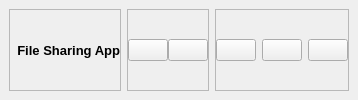
        <widget class="QWidget" name="headerContainer" native="true">
         <layout class="QHBoxLayout" name="horizontalLayout_4">
          <property name="spacing">
           <number>6</number>
          </property>
          <property name="leftMargin">
           <number>9</number>
          </property>
          <property name="topMargin">
           <number>9</number>
          </property>
          <property name="rightMargin">
           <number>9</number>
          </property>
          <property name="bottomMargin">
           <number>9</number>
          </property>
          <item alignment="Qt::AlignLeft">
           <widget class="QFrame" name="frame_5">
            <property name="frameShape">
             <enum>QFrame::StyledPanel</enum>
            </property>
            <property name="frameShadow">
             <enum>QFrame::Raised</enum>
            </property>
            <layout class="QHBoxLayout" name="horizontalLayout_7">
             <property name="spacing">
              <number>0</number>
             </property>
             <property name="leftMargin">
              <number>0</number>
             </property>
             <property name="topMargin">
              <number>0</number>
             </property>
             <property name="rightMargin">
              <number>0</number>
             </property>
             <property name="bottomMargin">
              <number>0</number>
             </property>
             <item>
              <widget class="QLabel" name="label_6">
               <property name="maximumSize">
                <size>
                 <width>30</width>
                 <height>30</height>
                </size>
               </property>
               <property name="text">
                <string/>
               </property>
               <property name="pixmap">
                <pixmap resource="resource.qrc">:/Images/ttl-loho.png</pixmap>
               </property>
               <property name="scaledContents">
                <bool>true</bool>
               </property>
              </widget>
             </item>
             <item>
              <widget class="QLabel" name="label_5">
               <property name="font">
                <font>
                 <pointsize>10</pointsize>
                 <weight>75</weight>
                 <bold>true</bold>
                </font>
               </property>
               <property name="text">
                <string>File Sharing App</string>
               </property>
               <property name="alignment">
                <set>Qt::AlignRight|Qt::AlignTrailing|Qt::AlignVCenter</set>
               </property>
              </widget>
             </item>
            </layout>
           </widget>
          </item>
          <item alignment="Qt::AlignHCenter">
           <widget class="QFrame" name="frame_6">
            <property name="frameShape">
             <enum>QFrame::StyledPanel</enum>
            </property>
            <property name="frameShadow">
             <enum>QFrame::Raised</enum>
            </property>
            <layout class="QHBoxLayout" name="horizontalLayout_6">
             <property name="spacing">
              <number>0</number>
             </property>
             <property name="leftMargin">
              <number>0</number>
             </property>
             <property name="topMargin">
              <number>0</number>
             </property>
             <property name="rightMargin">
              <number>0</number>
             </property>
             <property name="bottomMargin">
              <number>0</number>
             </property>
             <item>
              <widget class="QPushButton" name="notificationBtn">
               <property name="toolTip">
                <string>Notifications</string>
               </property>
               <property name="text">
                <string/>
               </property>
               <property name="icon">
                <iconset resource="resource.qrc">
                 <normaloff>:/icons/icons/bell.svg</normaloff>:/icons/icons/bell.svg</iconset>
               </property>
               <property name="iconSize">
                <size>
                 <width>24</width>
                 <height>24</height>
                </size>
               </property>
              </widget>
             </item>
             <item>
              <widget class="QPushButton" name="profileBtn">
               <property name="toolTip">
                <string>Profile</string>
               </property>
               <property name="text">
                <string/>
               </property>
               <property name="icon">
                <iconset resource="resource.qrc">
                 <normaloff>:/icons/icons/user.svg</normaloff>:/icons/icons/user.svg</iconset>
               </property>
               <property name="iconSize">
                <size>
                 <width>24</width>
                 <height>24</height>
                </size>
               </property>
              </widget>
             </item>
            </layout>
           </widget>
          </item>
          <item alignment="Qt::AlignRight">
           <widget class="QFrame" name="frame_7">
            <property name="frameShape">
             <enum>QFrame::StyledPanel</enum>
            </property>
            <property name="frameShadow">
             <enum>QFrame::Raised</enum>
            </property>
            <layout class="QHBoxLayout" name="horizontalLayout_5">
             <property name="spacing">
              <number>6</number>
             </property>
             <property name="leftMargin">
              <number>0</number>
             </property>
             <property name="topMargin">
              <number>0</number>
             </property>
             <property name="rightMargin">
              <number>0</number>
             </property>
             <property name="bottomMargin">
              <number>0</number>
             </property>
             <item>
              <widget class="QPushButton" name="minimizeBtn">
               <property name="toolTip">
                <string>Minimize Window</string>
               </property>
               <property name="text">
                <string/>
               </property>
               <property name="icon">
                <iconset resource="resource.qrc">
                 <normaloff>:/icons/icons/minus.svg</normaloff>:/icons/icons/minus.svg</iconset>
               </property>
               <property name="iconSize">
                <size>
                 <width>16</width>
                 <height>16</height>
                </size>
               </property>
              </widget>
             </item>
             <item>
              <widget class="QPushButton" name="restoreBtn">
               <property name="toolTip">
                <string>Maximize Window</string>
               </property>
               <property name="text">
                <string/>
               </property>
               <property name="icon">
                <iconset resource="resource.qrc">
                 <normaloff>:/icons/icons/square.svg</normaloff>:/icons/icons/square.svg</iconset>
               </property>
               <property name="iconSize">
                <size>
                 <width>16</width>
                 <height>16</height>
                </size>
               </property>
              </widget>
             </item>
             <item>
              <widget class="QPushButton" name="closeBtn">
               <property name="toolTip">
                <string>Close Menu</string>
               </property>
               <property name="text">
                <string/>
               </property>
               <property name="icon">
                <iconset resource="resource.qrc">
                 <normaloff>:/icons/icons/x.svg</normaloff>:/icons/icons/x.svg</iconset>
               </property>
               <property name="iconSize">
                <size>
                 <width>16</width>
                 <height>16</height>
                </size>
               </property>
              </widget>
             </item>
            </layout>
           </widget>
          </item>
         </layout>
        </widget>
